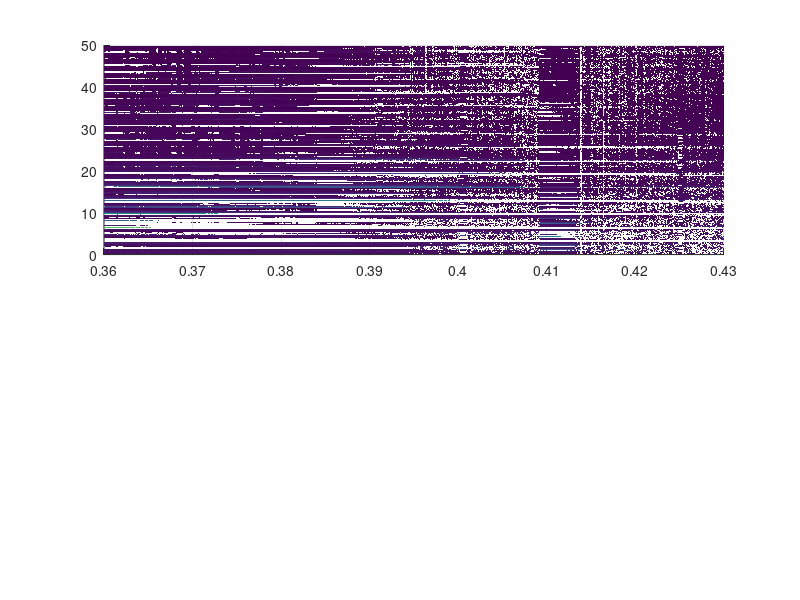

Write the MATLAB code that produced this figure. (Note: this script raises an error after producing the figure.)
% We plot the spectrograms from the Roessler with transition
clear, clc
% load the data
% reconstructed
ISS1 = load("./results/results_Roessler_N_1000_ISS_0_85.csv");
ISS2 = load("./results/results_Roessler_N_1000_ISS_0_9.csv");
ISS3 = load("./results/results_Roessler_N_1000_ISS_0_95.csv");
ISS4 = load("./results/results_Roessler_N_1000_ISS_0_99.csv");
% true
ISS1t = load("./results/results_Roessler_N_1000_ISS_0_85_true.csv");
ISS2t = load("./results/results_Roessler_N_1000_ISS_0_9_true.csv");
ISS3t = load("./results/results_Roessler_N_1000_ISS_0_95_true.csv");
ISS4t = load("./results/results_Roessler_N_1000_ISS_0_99_true.csv");
% FFT spectrograms
FFT1 = load("./results/results_Roessler_N_1000_FFT_tau_rr_recon.csv");
FFT2 = load("./results/results_Roessler_N_1000_FFT_tau_rr_true.csv");
FFT3 = load("./results/results_Roessler_N_1000_FFT_time_series.csv");

%%
as = 0.36:0.0001:0.43;
dt = 0.2;
% according sampling frequency
fs = 1/dt;
% size of the considered τ-RR
tau_window = 500;
w2 = tau_window/2;
% make a time vector for the Fourier analysis
tt = 0:dt:(tau_window-1)*dt;

% plotting params
cax_max = 0.013;
Fs = 22;
lw2 = 1;

figure('Units','normalized','Position',[.01 .01 .99 .99])
subplot(211)
surf(as,tt(1:w2),FFT1')
view(2)
shading flat
% xline(13.9,'r--','LineWidth',lw2)
% xline(17,'r--','LineWidth',lw2)
% xline(34,'r--','LineWidth',lw2)
% xline(47,'r--','LineWidth',lw2)
% xline(56,'r--','LineWidth',lw2)
% xline(61,'r--','LineWidth',lw2)
colormap(parula)
% caxis([0 cax_max])
title('FFT')
ylabel('Period [\Delta t]')
ylim([tt(1) tt(w2)])
xlim([as(1) as(end)])
set(gca,'FontSize',Fs)
set(gca,'YScale','log')
grid on

subplot(212)
surf(as,tt(1:w2),FFT3')
view(2)
shading flat
colormap(parula)
% caxis([0 cax_max])
title('FFT true')
ylabel('Period [\Delta t]')
ylim([tt(1) tt(w2)])
xlim([as(1) as(end)])
set(gca,'FontSize',Fs)
set(gca,'YScale','log')
grid on


figure('Units','normalized','Position',[.01 .01 .99 .99])
subplot(211)
surf(as,tt(1:w2),ISS4')
view(2)
shading flat
% xline(13.9,'r--','LineWidth',lw2)
% xline(17,'r--','LineWidth',lw2)
% xline(34,'r--','LineWidth',lw2)
% xline(47,'r--','LineWidth',lw2)
% xline(56,'r--','LineWidth',lw2)
% xline(61,'r--','LineWidth',lw2)
colormap(parula)
caxis([0 cax_max])
title('ISS')
ylabel('Period [\Delta t]')
ylim([tt(1) tt(w2)])
xlim([as(1) as(end)])
set(gca,'FontSize',Fs)
set(gca,'YScale','log')
grid on

subplot(212)
surf(as,tt(1:w2),ISS4t')
view(2)
shading flat
colormap(parula)
caxis([0 cax_max])
title('ISS true')
ylabel('Period [\Delta t]')
ylim([tt(1) tt(w2)])
xlim([as(1) as(end)])
set(gca,'FontSize',Fs)
set(gca,'YScale','log')
grid on